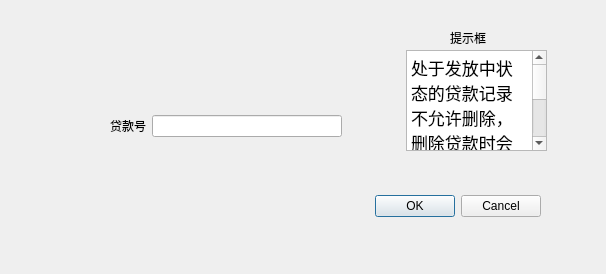
<?xml version="1.0" encoding="UTF-8"?>
<ui version="4.0">
 <class>BusinessDeleteDialog</class>
 <widget class="QDialog" name="BusinessDeleteDialog">
  <property name="geometry">
   <rect>
    <x>0</x>
    <y>0</y>
    <width>606</width>
    <height>274</height>
   </rect>
  </property>
  <property name="windowTitle">
   <string>BusinesDeleteDialog</string>
  </property>
  <widget class="QDialogButtonBox" name="buttonBox">
   <property name="geometry">
    <rect>
     <x>200</x>
     <y>190</y>
     <width>341</width>
     <height>32</height>
    </rect>
   </property>
   <property name="orientation">
    <enum>Qt::Horizontal</enum>
   </property>
   <property name="standardButtons">
    <set>QDialogButtonBox::Cancel|QDialogButtonBox::Ok</set>
   </property>
  </widget>
  <widget class="QTextBrowser" name="textBrowser">
   <property name="geometry">
    <rect>
     <x>406</x>
     <y>50</y>
     <width>141</width>
     <height>101</height>
    </rect>
   </property>
   <property name="html">
    <string>&lt;!DOCTYPE HTML PUBLIC &quot;-//W3C//DTD HTML 4.0//EN&quot; &quot;http://www.w3.org/TR/REC-html40/strict.dtd&quot;&gt;
&lt;html&gt;&lt;head&gt;&lt;meta name=&quot;qrichtext&quot; content=&quot;1&quot; /&gt;&lt;style type=&quot;text/css&quot;&gt;
p, li { white-space: pre-wrap; }
&lt;/style&gt;&lt;/head&gt;&lt;body style=&quot; font-family:'.AppleSystemUIFont'; font-size:13pt; font-weight:400; font-style:normal;&quot;&gt;
&lt;p style=&quot; margin-top:0px; margin-bottom:0px; margin-left:0px; margin-right:0px; -qt-block-indent:0; text-indent:0px;&quot;&gt;处于发放中状态的贷款记录不允许删除，删除贷款时会同时删除发放记录和还款记录&lt;/p&gt;
&lt;p style=&quot;-qt-paragraph-type:empty; margin-top:0px; margin-bottom:0px; margin-left:0px; margin-right:0px; -qt-block-indent:0; text-indent:0px;&quot;&gt;&lt;br /&gt;&lt;/p&gt;&lt;/body&gt;&lt;/html&gt;</string>
   </property>
  </widget>
  <widget class="QLabel" name="label_6">
   <property name="geometry">
    <rect>
     <x>450</x>
     <y>30</y>
     <width>41</width>
     <height>16</height>
    </rect>
   </property>
   <property name="text">
    <string>提示框</string>
   </property>
  </widget>
  <widget class="QWidget" name="layoutWidget">
   <property name="geometry">
    <rect>
     <x>110</x>
     <y>110</y>
     <width>232</width>
     <height>32</height>
    </rect>
   </property>
   <layout class="QHBoxLayout" name="horizontalLayout">
    <item>
     <widget class="QLabel" name="label">
      <property name="text">
       <string>贷款号</string>
      </property>
     </widget>
    </item>
    <item>
     <widget class="QLineEdit" name="idlineEdit"/>
    </item>
   </layout>
  </widget>
 </widget>
 <resources/>
 <connections>
  <connection>
   <sender>buttonBox</sender>
   <signal>accepted()</signal>
   <receiver>BusinessDeleteDialog</receiver>
   <slot>accept()</slot>
   <hints>
    <hint type="sourcelabel">
     <x>248</x>
     <y>254</y>
    </hint>
    <hint type="destinationlabel">
     <x>157</x>
     <y>274</y>
    </hint>
   </hints>
  </connection>
  <connection>
   <sender>buttonBox</sender>
   <signal>rejected()</signal>
   <receiver>BusinessDeleteDialog</receiver>
   <slot>reject()</slot>
   <hints>
    <hint type="sourcelabel">
     <x>316</x>
     <y>260</y>
    </hint>
    <hint type="destinationlabel">
     <x>286</x>
     <y>274</y>
    </hint>
   </hints>
  </connection>
 </connections>
</ui>
